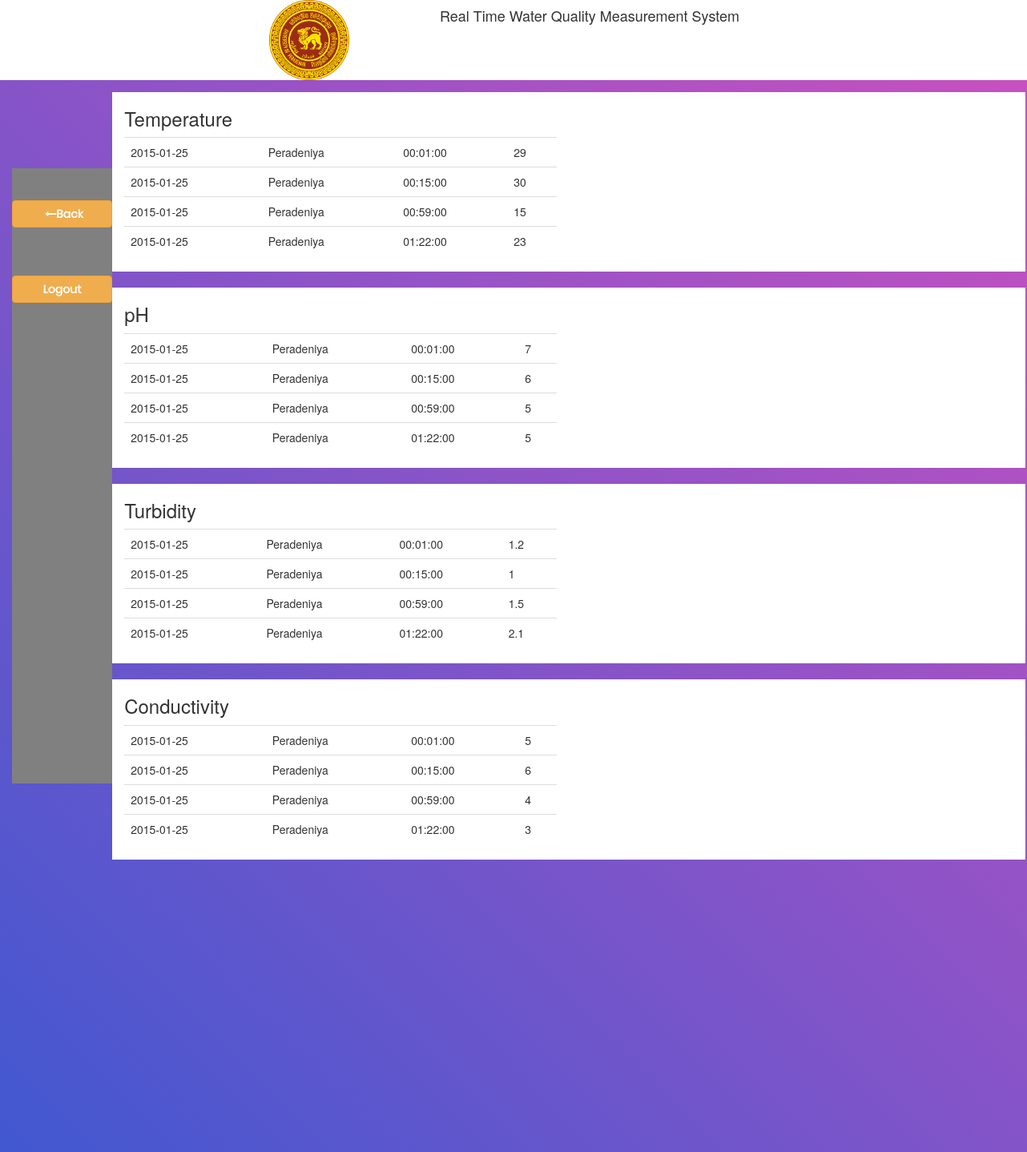
Screenshot of /date.php?date=2015-01-25 with the database file from the repository.
### tables this page shows
CREATE TABLE IF NOT EXISTS `readings` (
  `Temperature` varchar(50) NOT NULL,
  `Turbidity` varchar(50) NOT NULL,
  `pH` varchar(50) NOT NULL,
  `Conductivity` varchar(50) NOT NULL,
  `PositionID` varchar(50) NOT NULL,
  `Date` date NOT NULL,
  `Time` time NOT NULL
);

CREATE TABLE IF NOT EXISTS `positions` (
  `ID` int(11) NOT NULL AUTO_INCREMENT,
  `Position` varchar(100) NOT NULL,
  `Latitude` varchar(50) NOT NULL,
  `Longitude` varchar(50) NOT NULL,
  PRIMARY KEY (`ID`)
);

### date.php (the view, shortened to what this page needs)
<!DOCTYPE html>
<?php
	require "connect.php";
	$date = $_GET["date"];
	$status = true ;
	$message1 = "";
	$positions_query = "SELECT * FROM positions WHERE ID='1'";
	$is_positions_query_run = mysqli_query($connect,$positions_query);
	$positions_execute = mysqli_fetch_assoc($is_positions_query_run);
	$readings_query = "SELECT * FROM readings WHERE Date='".$date."' AND PositionID='1'";
	$is_readings_query_run = mysqli_query($connect,$readings_query);
	if (mysqli_num_rows($is_readings_query_run)!=0){
		while($reading_execute = mysqli_fetch_assoc($is_readings_query_run)){
			 $dataPoints1[] = array("label"=>$reading_execute["Time"],"y"=>$reading_execute["Temperature"],"position"=>$positions_execute["Position"]);
			 $dataPoints2[] = array("label"=>$reading_execute["Time"],"y"=>$reading_execute["pH"],"position"=>$positions_execute["Position"]);
			 $dataPoints3[] = array("label"=>$reading_execute["Time"],"y"=>$reading_execute["Turbidity"],"position"=>$positions_execute["Position"]);
			 $dataPoints4[] = array("label"=>$reading_execute["Time"],"y"=>$reading_execute["Conductivity"],"position"=>$positions_execute["Position"]);
		}
	}else{
		$status = false;
		$message1 = "No data on that date";
	}
?>
<html lang="en">
<head>
	<link rel="stylesheet" type="text/css" href="vendor/bootstrap/css/bootstrap.min.css">
	<link rel="stylesheet" type="text/css" href="fonts/font-awesome-4.7.0/css/font-awesome.min.css">
	<link rel="stylesheet" type="text/css" href="vendor/animate/animate.css">
	<link rel="stylesheet" type="text/css" href="vendor/css-hamburgers/hamburgers.min.css">
	<link rel="stylesheet" type="text/css" href="vendor/select2/select2.min.css">
	<link rel="stylesheet" type="text/css" href="css/util.css">
	<link rel="stylesheet" type="text/css" href="css/main.css">
    <link rel="stylesheet" href="https://maxcdn.bootstrapcdn.com/bootstrap/3.3.7/css/bootstrap.min.css">
</head>
<body>
	<div class="container">
		<div class="row" v-align="middle">
			<div class="col-md-4 col-sm-4">
				<img src="images/logo.png" alt="IMG" height="100" width="100" align="right">
			</div>
			<div class="col-md-6 col-sm-8">
				<h4 align="center">Real Time Water Quality Measurement System</h4>
			</div>
		</div>
	</div>
	<div class="limiter">
		<div class="container-login100">
	<br>
	<div style='float:left;width:10%;background-color: grey;height:768px'>
					<br><br>
					<a class='btn btn-warning' style='width:100%;' href='user.php'><b><i class='fa fa-long-arrow-left m-l-5' aria-hidden='true'></i>Back</b></a>
					<br><br><br><br>
					<a class='btn btn-warning' style='width:100%;' href='index.php'><b>Logout</b></a>
				</div>
<?php
if($status){
	echo "<div style='float:right;width:90%;'>
		<div class='container' style='min-height: 105px;background-color: white;'>
		<div class='row'>
			<div class='col-md-6'>
				<table class='table table-inverted'>
					<h3>Temperature</h3>
					<tbody>";
							foreach ($dataPoints1 as $data) {
								echo '<tr><td>'.$date.'</td><td>'.$data['position'].'</td><td>'.$data['label'].'</td><td>'.$data['y'].'</td></tr>';
							}
echo 				"</tbody>
				</table>
			</div>
			<div class='col-md-6'>
				<div id='chartContainer1' style='min-height: 100px; max-width: 100%; margin: 0px auto; float:right; width:75%;'></div>
			</div>
		</div>
	</div>
	<br>
	<div class='container' style='min-height: 105px;background-color: white;'>
		<div class='row'>
			<div class='col-md-6'>
				<table class='table table-inverted'>
					<h3>pH</h3>
					<tbody>";
							foreach ($dataPoints2 as $data) {
								echo '<tr><td>'.$date.'</td><td>'.$data['position'].'</td><td>'.$data['label'].'</td><td>'.$data['y'].'</td></tr>';
							}
echo					"</tbody>
				</table>
			</div>
			<div class='col-md-6'>
				<div id='chartContainer2' style='height: 100px; max-width: 100%; margin: 0px auto; float:right; width:75%;'></div>
			</div>
		</div>
	</div>
	<br>
	<div class='container' style='min-height: 105px;background-color: white;'>
		<div class='row'>
			<div class='col-md-6'>
				<table class='table table-inverted'>
					<h3>Turbidity</h3>
					<tbody>";
							foreach ($dataPoints3 as $data) {
								echo '<tr><td>'.$date.'</td><td>'.$data['position'].'</td><td>'.$data['label'].'</td><td>'.$data['y'].'</td></tr>';
							}
echo					"</tbody>
				</table>
			</div>
			<div class='col-md-6'>
				<div id='chartContainer3' style='height: 100px; max-width: 100%; margin: 0px auto; float:right; width:75%;'></div>
			</div>
		</div>
	</div>
	<br>
	<div class='container' style='min-height: 105px;background-color: white;'>
		<div class='row'>
			<div class='col-md-6'>
				<table class='table table-inverted'>
					<h3>Conductivity</h3>
					<tbody>";
							foreach ($dataPoints4 as $data) {
								echo '<tr><td>'.$date.'</td><td>'.$data['position'].'</td><td>'.$data['label'].'</td><td>'.$data['y'].'</td></tr>';
							}
echo					"</tbody>
				</table>
			</div>
			<div class='col-md-6'>
				<div id='chartContainer4' style='height: 100px; max-width: 100%; margin: 0px auto; float:right; width:75%;'></div>
			</div>
		</div>
	</div>
	</div>";
	echo "
	<iframe
	   width='600'
	   height='350'
	   frameborder='0'
	   scrolling='no'
	   marginheight='0'
	   marginwidth='0'
	   src='http://maps.google.com/maps?f=q=colombo&amp;source=s_q&amp;hl=en&amp;geocode=&amp;q=".$positions_execute["Latitude"].",".$positions_execute["Longitude"].
	   "(custom heading)&amp;output=embed'>
	</iframe>";
}
else{
	echo "<div style='float:right;width:90%;'><h2 align='center'>".$message1."</h2></div>";
}
?>
		</div>
	</div>
</body>
</html>

### css/main.css (style rules this page uses)
* { margin: 0px; padding: 0px; box-sizing: border-box; }
body, html { height: 100%; font-family: Poppins-Regular, sans-serif; }
a { font-family: Poppins-Regular; font-size: 14px; line-height: 1.7; color: #666666; margin: 0px; transition: all 0.4s; -webkit-transition: all 0.4s; -o-transition: all 0.4s; -moz-transition: all 0.4s; }
h1,h2,h3,h4,h5,h6 { margin: 0px; }
iframe { border: none !important; }
.limiter { width: 100%; margin: 0 auto; }
.container-login100 { width: 100%; min-height: 10vh; display: -webkit-box; display: -webkit-flex; display: -moz-box; display: -ms-flexbox; display: flex; flex-wrap: wrap; justify-content: center; align-items: center; padding: 15px; background: #9053c7; background: -webkit-linear-gradient(-135deg, #c850c0, #4158d0); background: -o-linear-gradient(-135deg, #c850c0, #4158d0); background: -moz-linear-gradient(-135deg, #c850c0, #4158d0); background: linear-gradient(-135deg, #c850c0, #4158d0); }

### rows the page displays
readings: position "Peradeniya", Time "00:01:00", Temperature "29", pH "7", Turbidity "1.2", Conductivity "5"
readings: position "Peradeniya", Time "00:15:00", Temperature "30", y "6"
readings: position "Peradeniya", Time "00:59:00", Temperature "15", pH "5", Turbidity "1.5", Conductivity "4"
readings: position "Peradeniya", Time "01:22:00", Temperature "23", pH "5", Turbidity "2.1", Conductivity "3"

### other values shown
$data['position'] "Peradeniya"
$data['label'] "00:15:00"
$data['y'] "1"
